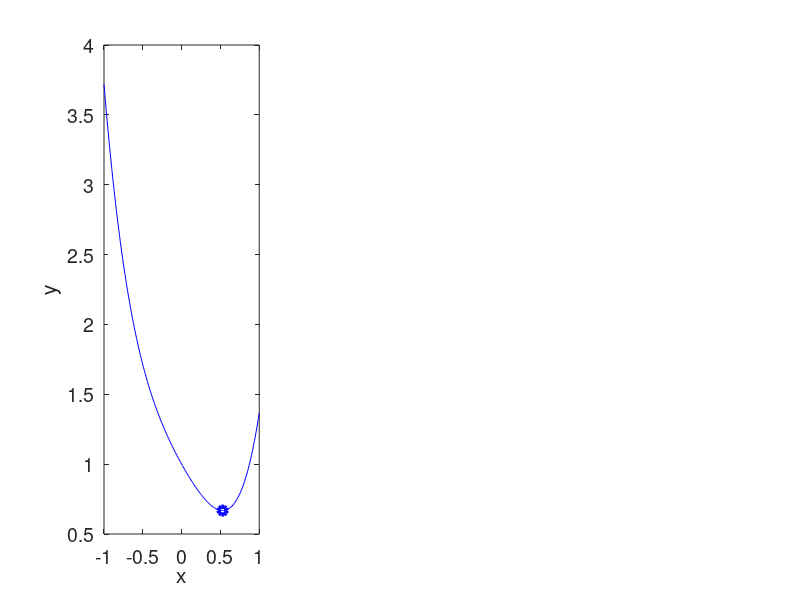

MATLAB code to generate this figure: (Note: this script raises an error after producing the figure.)
addpath('../code');

set(0, 'defaultaxesfontsize', 14);
set(0, 'defaulttextfontsize', 14);


% исходные данные
f = @(X) X.^4 + exp(-X)
X = -1:0.01:1;
[a b] = deal(-0.5, 1)
e = 0.1

% минимум
[targetxm, targetym] = fminbnd(f, a, b)


% работа алгоритмов
Fm = {@dichotomy, @gold, @fib};
Name = {'Дихотомии', 'Золотого сечения', 'Фибоначчи'};

for i = 1:length(Fm)
    subplot(1, 3, i);

    plot(X, f(X), 'Color', 'b');
    xlabel('x');
    ylabel('y');
    hold on;

    plot(targetxm, targetym, 'bo', 'LineWidth', 3);


    [xm, ym, n, Approx] = Fm{i}(f, a, b, e)
    title([Name{i}, ', n = ', num2str(n)]);

    segment = plot([Approx(1, 1) Approx(1, 2)], [0 0], 'Color', 'r', 'LineWidth', 3);
    for j = 1:length(Approx) - 1
        st = Approx(j, :);
        en = Approx(j+1, :);
        if st(1) != en(1) 
            shinkseg(st(1), en(1), segment, 1);
        end
        if st(2) != en(2) 
            shinkseg(st(2), en(2), segment, 1);
        end
    end

    plot(xm, ym, 'ro', 'LineWidth', 3); 
end

% зависимость от точности
figure;
hold on;

E = linspace(0.0001, 0.5, 20);
for i = 1:length(Fm)
    N = [];
    for e = E
        [xm ym n] = Fm{i}(f, a, b, e);
        N = [N n];
    end
    plot(E, N);
end

legend(Name);
xlabel('Погрешность');
ylabel('Вычислений');


pause
